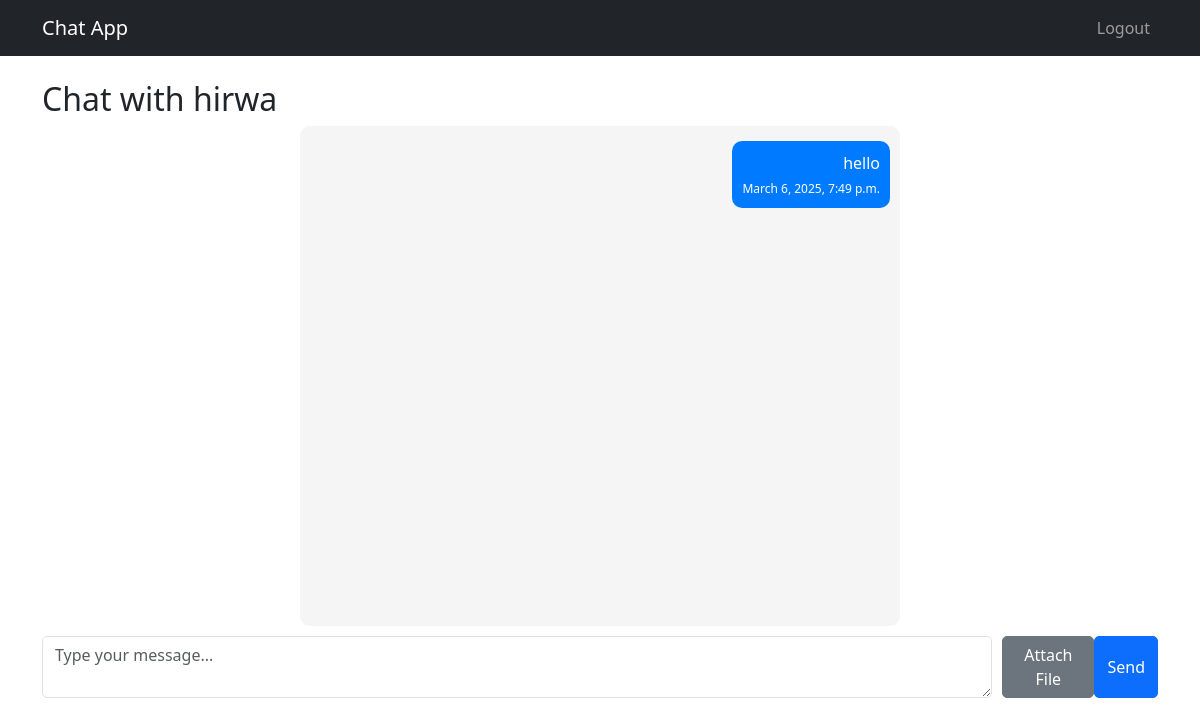
The page /chat/chat/3/ (signed in) on the database as committed earlier.
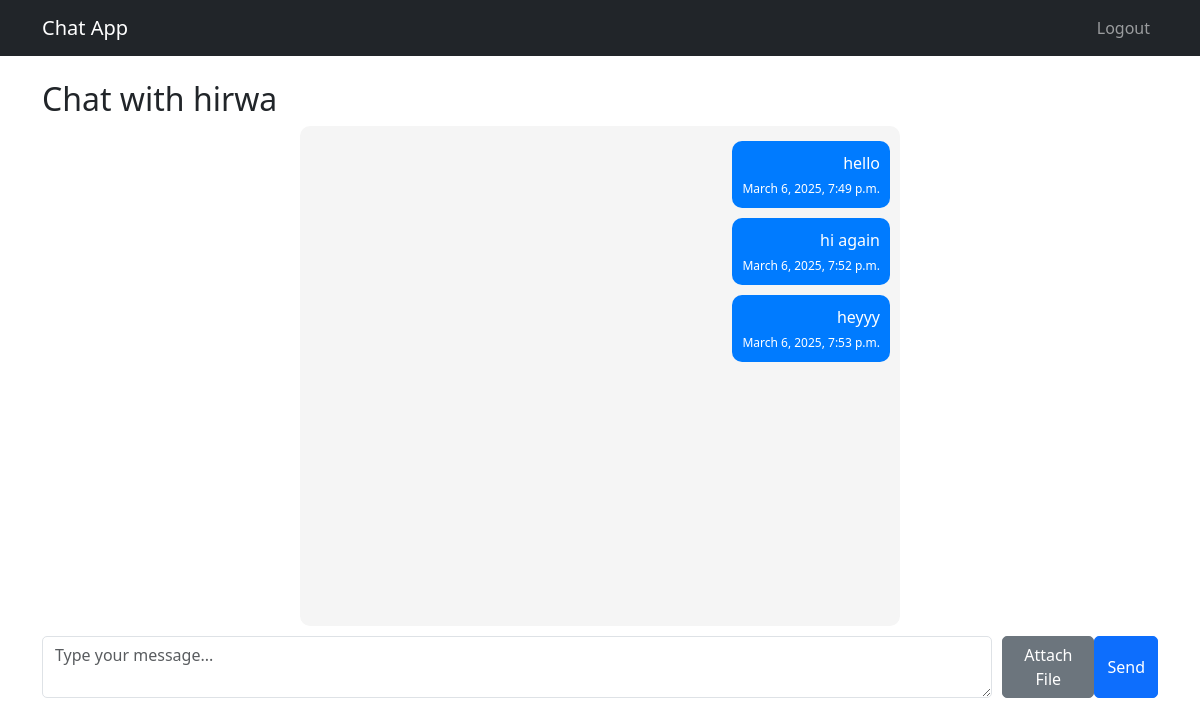
The same page on the database as committed later.
### chat/models.py (models this page shows, shortened)
class Message(models.Model):
    chat = models.ForeignKey(ChatSession, on_delete=models.CASCADE, related_name="messages")
    sender = models.ForeignKey(User, on_delete=models.CASCADE)
    content = models.TextField(blank=True)  # Text may be empty if file is attached
    timestamp = models.DateTimeField(auto_now_add=True)
    file_url = models.URLField(blank=True, null=True)  # URL to the uploaded file
    file_type = models.CharField(max_length=100, blank=True, null=True)  # MIME type

### chat/views.py (the view)
# urls.py: path('chat/<int:chat_id>/', views.chat_detail, name='chat_detail'),
@login_required
def chat_detail(request, chat_id):
    chat_session = get_object_or_404(ChatSession, id=chat_id)
    if request.user not in [chat_session.user1, chat_session.user2]:
        return redirect('chat_home')
    messages = Message.objects.filter(chat=chat_session).order_by('timestamp')
    return render(request, 'chat/chat_detail.html', {'chat_session': chat_session, 'messages': messages})

### chat/templates/chat/chat_detail.html (shortened to what this page needs)
{% extends 'base.html' %}
{% load static %}
{% block content %}
<h2 class="chat-header">
    Chat with {% if chat_session.user1 == user %}{{ chat_session.user2.username }}{% else %}{{ chat_session.user1.username }}{% endif %}
</h2>
<div class="chat-box" id="chat-box">
    {% for message in messages %}
        <div class="message {% if message.sender == user %}sent{% else %}received{% endif %}">
            {% if message.file_url %}
                {% if message.file_type|slice:":5" == "image" %}
                    <img src="{{ message.file_url }}" alt="Image Attachment" class="attachment-image">
                {% else %}
                    <a href="{{ message.file_url }}" target="_blank">Download Attachment</a>
                {% endif %}
            {% else %}
                <p class="message-content">{{ message.content }}</p>
            {% endif %}
            <small class="message-timestamp">{{ message.timestamp }}</small>
        </div>
    {% endfor %}
</div>
<form id="message-form">
    <div class="input-container">
        <textarea id="message-input" class="form-control" rows="2" placeholder="Type your message..."></textarea>
        <button type="button" id="file-button" class="btn btn-secondary">Attach File</button>
        <button type="submit" class="btn btn-primary">Send</button>
    </div>
</form>
{% endblock %}

Rows that differ between the two databases and show on the page:
added Message: content "hi again", timestamp "March 6, 2025, 7:52 p.m."
added Message: content "heyyy", timestamp "March 6, 2025, 7:53 p.m."
